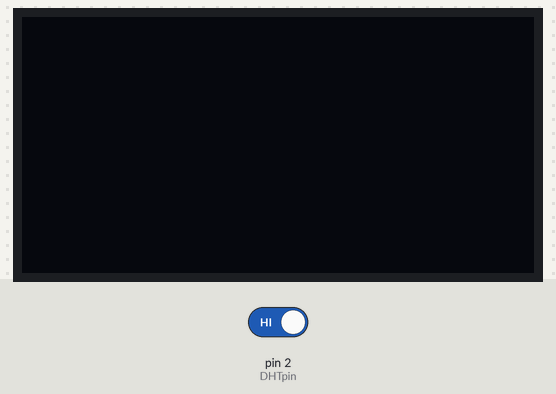
This sketch was run on a simulated Arduino Uno, built with avr-gcc and run on an emulated ATmega328P. Shown: 128×64 one-colour display. The inputs (shaded band) are chosen by the test bench; at power-on: pin 2 (DHTpin) HIGH. What the sketch prints to the serial monitor is not drawn.

Above: at 1.2 s.
1.3 s: pin 2 (DHTpin) driven LOW
At 1.49 s:
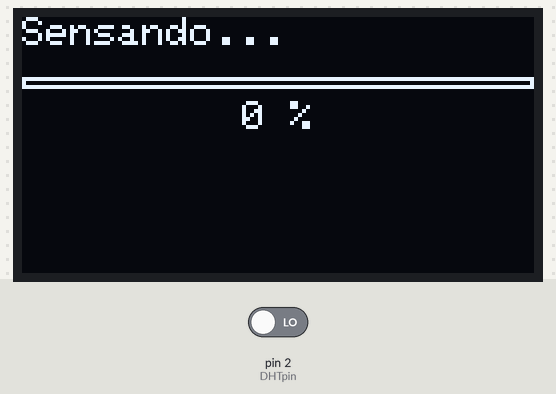
At 6.1 s:
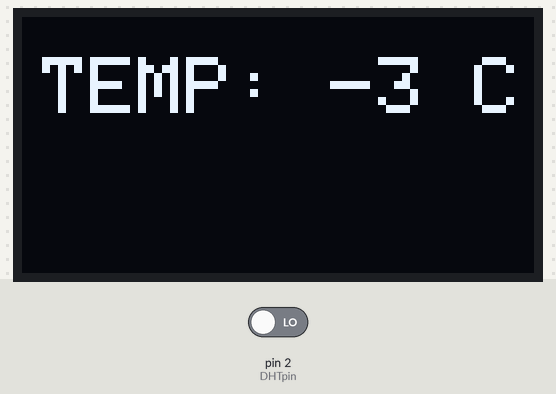
Timing chart, 0 to 7.6 s (numbered marks = the images above; inputs shaded):
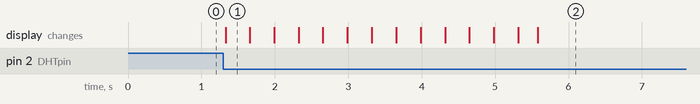

The sketch:

NotificacionOLED.ino
```cpp
#include <SPI.h>
#include <Wire.h>
#include <Adafruit_GFX.h>
#include <Adafruit_SSD1306.h>
#include "Definitions.h"
#include <idDHT11.h>

void dht_wrapper();
idDHT11 DHT11(DHTpin, DHTint, dht_wrapper);

void dht_wrapper() {
  DHT11.isrCallback();
}

void setup()   {
  Serial.begin(9600);
  display.begin(SSD1306_SWITCHCAPVCC);
}


void loop() {
  String val = String(getTemp());
  showLoader("Sensando...", 0, 15, 5);
  showChar("TEMP: " + val + " C", 5, 10);
  Serial.println(val);
  delay(5000);

  val = String(getHumi());
  showLoader("Sensando...", 0, 15, 15);
  showChar("HUMI: " + val + " %", 5, 10);
  Serial.println(val);
  delay(5000);
}
```

Definitions.h
```cpp
#include <Arduino.h>

#define OLED_MOSI   9 // D1
#define OLED_CLK   10 // D0
#define OLED_DC    11
#define OLED_CS    12
#define OLED_RESET 13
Adafruit_SSD1306 display(OLED_MOSI, OLED_CLK, OLED_DC, OLED_RESET, OLED_CS);

#define NUMFLAKES 10
#define XPOS 0
#define YPOS 1
#define DELTAY 2

#define LOGO16_GLCD_HEIGHT 16
#define LOGO16_GLCD_WIDTH  16

int contador = 0;

static const unsigned char PROGMEM logo16_glcd_bmp[] = {
  B00000000, B11000000, B00000001, B11000000,
  B00000001, B11000000, B00000011, B11100000,
  B11110011, B11100000, B11111110, B11111000,
  B01111110, B11111111, B00110011, B10011111,
  B00011111, B11111100, B00001101, B01110000,
  B00011011, B10100000, B00111111, B11100000,
  B00111111, B11110000, B01111100, B11110000,
  B01110000, B01110000, B00000000, B00110000
};

static const unsigned char PROGMEM letra2[] = {
  B11111111, B11000000, B10100000, B10010001,
  B10101010, B11000100, B10000000, B11111111
};

static const unsigned char PROGMEM letra3[] = {
  B11100000, B01100000, B10100000, B00100000,
  B10100000, B01100000, B00100000, B11100000
};


int DHTint = 0;
int DHTpin = 2;
```

functions.ino
```cpp
void showLoader(String texto, int x, int y, int wait) {
  for (int i = 0; i < 128; i++) {
    display.clearDisplay();
    display.setTextSize(1);
    display.setTextColor(WHITE);
    display.setCursor(0, 0);
    display.println(texto);

    display.drawRect(x, y, 128, 3, WHITE);
    display.fillRect(x, y, i, 3, WHITE);
    display.setTextSize(1);
    display.setTextColor(WHITE);
    display.setCursor(x + 55, y + 6);
    display.println(map(i, 0, 128, 0, 100));
    display.setCursor(x + 67, y + 6);
    display.println("%");
    display.display();
    delay(wait);
  }
}

void showChar(String c, int x, int y) {
  display.clearDisplay();
  display.setTextSize(2);
  display.setTextColor(WHITE);
  display.setCursor(x, y);
  display.println(c);
  display.display();
}

int getTemp() {
  DHT11.acquire();
  while (DHT11.acquiring());
  return DHT11.getCelsius();
}

int getHumi() {
  DHT11.acquire();
  while (DHT11.acquiring());
  return DHT11.getHumidity();
}
```

Measured:
- after the input at 1.3 s, the display: changes at once (image 1)
